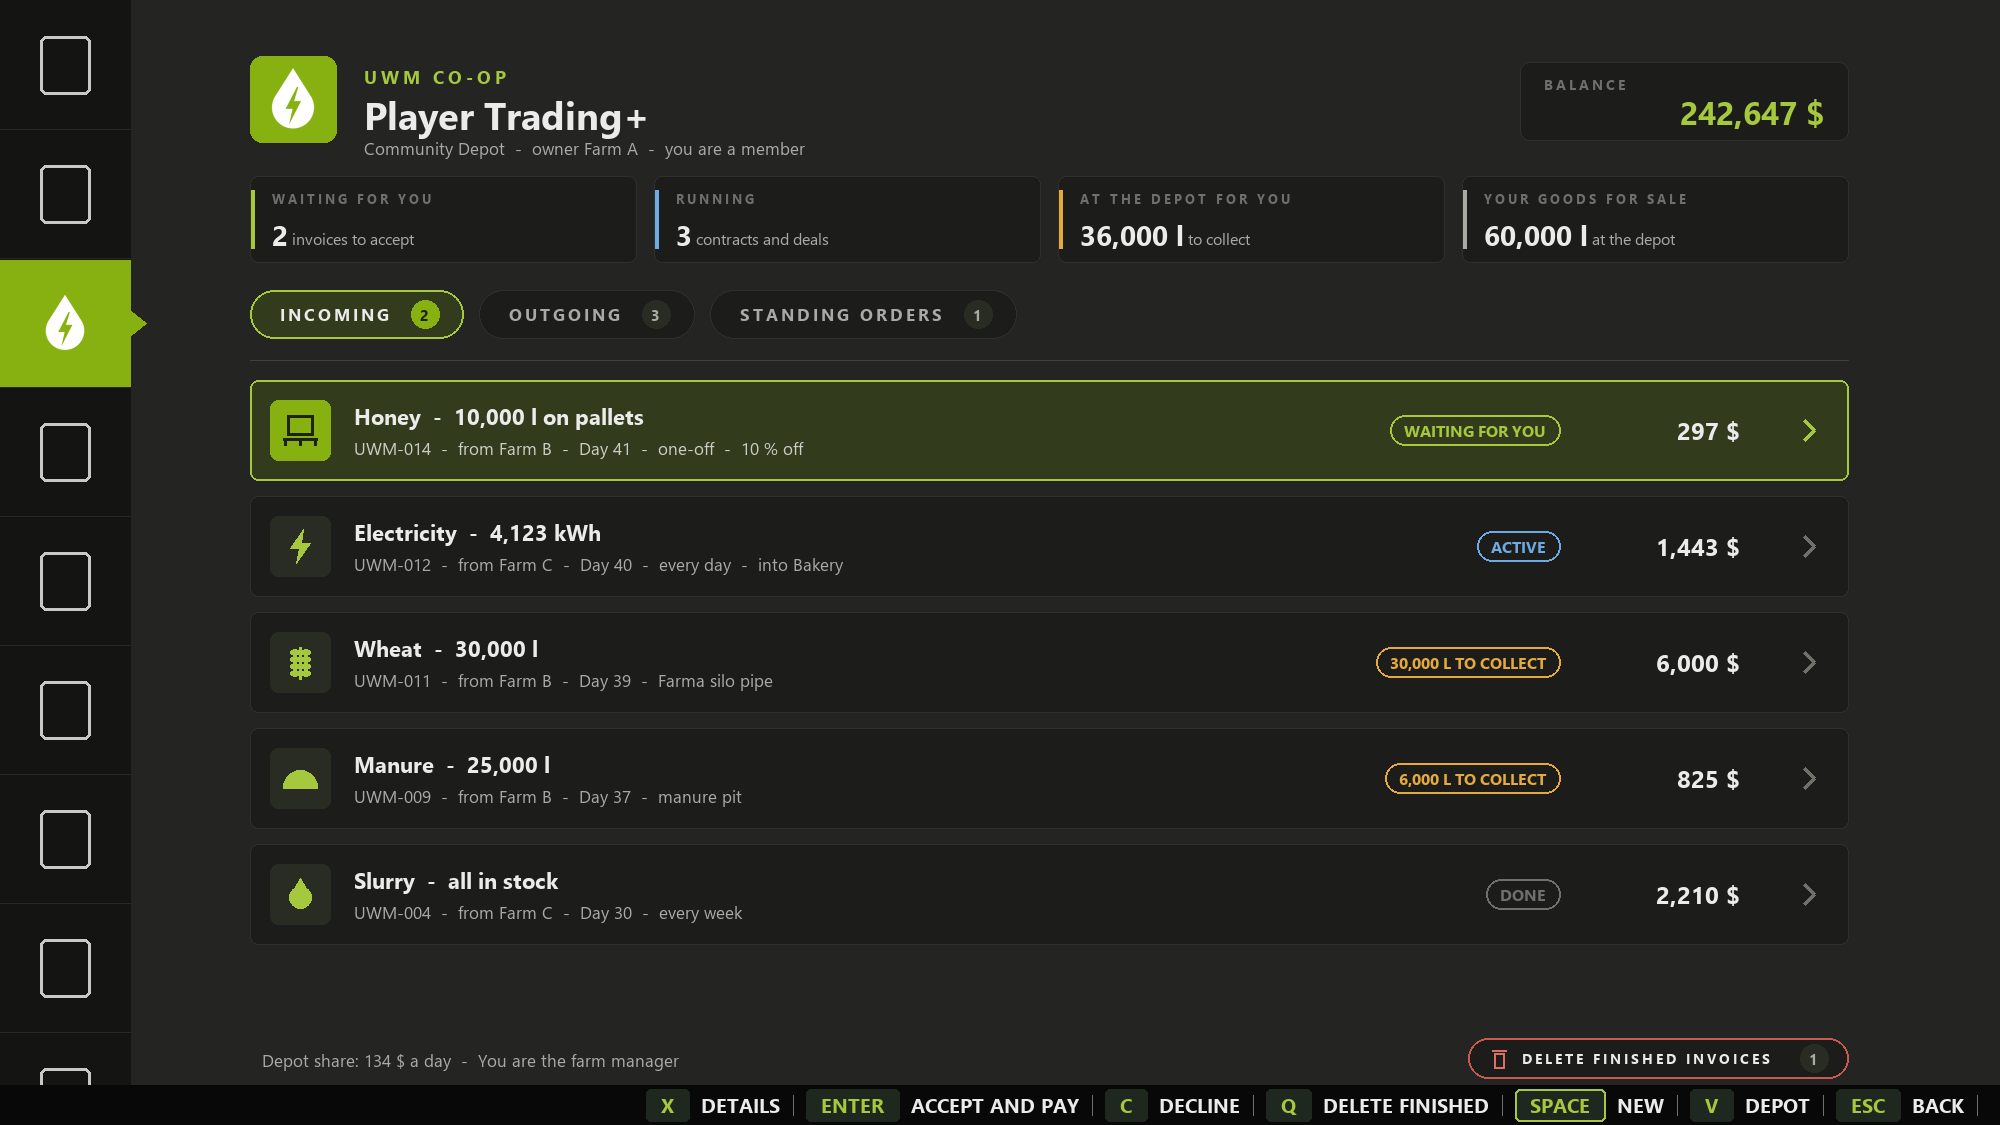

The Python source for this figure:
"""Name preview v1 (= menu v6 with the new name Player Trading+, 2026-11-03) of the Utilities page (ESC menu), rebuilt in the UWM CO-OP theme of invoice_wizard_v6_choice.png:
every invoice is a card like the CO-OP options (icon tile per good, title + detail line, status pill, amount, arrow),
summary cards on top, rounded tab buttons. python -I menu_mockup_v4.py <outDir>"""
import sys, os
from PIL import Image, ImageDraw, ImageFont

F = "C:/Windows/Fonts/"
HERE = os.path.dirname(os.path.abspath(__file__))
def font(sz, bold=False):
    return ImageFont.truetype(F + ("segoeuib.ttf" if bold else "segoeui.ttf"), sz)
def sym(sz):
    return ImageFont.truetype(F + "seguisym.ttf", sz)

W, H = 2000, 1125
BG = (36, 37, 35); CARD = (28, 29, 27); SIDE = (20, 21, 19); BAR = (8, 8, 8); TILE = (40, 44, 34)
GREEN = (134, 177, 17); GREEN_L = (166, 200, 60); TINT = (50, 60, 28)
WHITE = (235, 235, 235); GREY = (170, 170, 165); DIM = (110, 112, 105); LINE = (62, 64, 58); EDGE = (46, 48, 43)
ORANGE = (230, 170, 60); BLUE = (110, 170, 230)

def spaced(d, xy, text, fnt, fill, spacing=3, anchor="l"):
    x, y = xy
    total = sum(d.textlength(c, font=fnt) + spacing for c in text) - spacing
    if anchor == "m":
        x -= total / 2
    elif anchor == "r":
        x -= total
    for c in text:
        d.text((x, y), c, font=fnt, fill=fill, anchor="lm")
        x += d.textlength(c, font=fnt) + spacing
    return total

# goods icons (line style, as the CO-OP option icons)
def ic_slurry(d, cx, cy, c):
    d.polygon([(cx, cy - 16), (cx - 11, cy + 2), (cx + 11, cy + 2)], fill=c)
    d.ellipse([cx - 11, cy - 8, cx + 11, cy + 14], fill=c)
def ic_manure(d, cx, cy, c):
    d.pieslice([cx - 17, cy - 8, cx + 17, cy + 26], 180, 360, fill=c)
    d.line([cx - 17, cy + 9, cx + 17, cy + 9], fill=c, width=3)
def ic_power(d, cx, cy, c):
    d.polygon([(cx + 3, cy - 17), (cx - 10, cy + 2), (cx - 1, cy + 2), (cx - 4, cy + 17), (cx + 10, cy - 3), (cx + 1, cy - 3)], fill=c)
def ic_bulk(d, cx, cy, c):                       # a grain ear
    d.line([cx, cy + 17, cx, cy - 15], fill=c, width=3)
    for k in range(4):
        y = cy - 10 + k * 7
        d.ellipse([cx - 10, y - 3, cx - 1, y + 3], fill=c)
        d.ellipse([cx + 1, y - 3, cx + 10, y + 3], fill=c)
def ic_pallet(d, cx, cy, c):                     # a box on a pallet
    d.rectangle([cx - 13, cy - 15, cx + 13, cy + 5], outline=c, width=3)
    d.line([cx - 17, cy + 9, cx + 17, cy + 9], fill=c, width=3)
    for x in (cx - 15, cx, cx + 15):
        d.line([x, cy + 9, x, cy + 15], fill=c, width=3)
ICONS = {"slurry": ic_slurry, "manure": ic_manure, "power": ic_power, "bulk": ic_bulk, "pallet": ic_pallet}

def pill(d, xr, y, text, col):
    f = font(16, True)
    tw = d.textlength(text, font=f)
    d.rounded_rectangle([xr - tw - 28, y - 15, xr, y + 15], 15, outline=col, width=2)
    d.text((xr - 14, y), text, font=f, fill=col, anchor="rm")

def page(path):
    im = Image.new("RGB", (W, H), BG); d = ImageDraw.Draw(im)
    icon = Image.open(os.path.join(HERE, "uwm_tabIcon_v1.png")).convert("RGBA")

    # the game's ESC tab column, ours selected
    d.rectangle([0, 0, 130, H], fill=SIDE)
    for i in range(9):
        y = 2 + i * 129
        if i == 2:
            d.rectangle([0, y, 130, y + 126], fill=GREEN)
            d.polygon([(130, y + 50), (146, y + 63), (130, y + 76)], fill=GREEN)
            small = icon.resize((64, 64), Image.LANCZOS)
            im.paste(small, (33, y + 31), small)
        else:
            d.rounded_rectangle([40, y + 34, 90, y + 92], 6, outline=(200, 200, 200), width=3)
        d.line([0, y + 127, 130, y + 127], fill=(40, 41, 38))

    # header
    big = icon.resize((70, 70), Image.LANCZOS)
    d.rounded_rectangle([250, 56, 336, 142], 12, fill=GREEN)
    im.paste(big, (258, 64), big)
    spaced(d, (364, 76), "UWM CO-OP", font(18, True), GREEN_L, 4)
    d.text((364, 114), "Player Trading+", font=font(38, True), fill=WHITE, anchor="lm")
    d.text((364, 148), "Community Depot  -  owner Farm A  -  you are a member", font=font(17), fill=GREY, anchor="lm")
    d.rounded_rectangle([1520, 62, 1848, 140], 10, fill=CARD, outline=EDGE)
    spaced(d, (1544, 84), "BALANCE", font(14, True), DIM, 3)
    d.text((1824, 112), "242,647 $", font=font(32, True), fill=GREEN_L, anchor="rm")

    # summary cards (what needs you, what's running, what waits at the depot)
    sums = [("WAITING FOR YOU", "2", "invoices to accept", GREEN_L), ("RUNNING", "3", "contracts and deals", BLUE),
            ("AT THE DEPOT FOR YOU", "36,000 l", "to collect", ORANGE), ("YOUR GOODS FOR SALE", "60,000 l", "at the depot", GREY)]
    sw = (1848 - 250 - 3 * 18) / 4
    for i, (t, v, sub, col) in enumerate(sums):
        x0 = 250 + i * (sw + 18)
        d.rounded_rectangle([x0, 176, x0 + sw, 262], 8, fill=CARD, outline=EDGE)
        d.rectangle([x0 + 1, 190, x0 + 4, 248], fill=col)
        spaced(d, (x0 + 22, 198), t, font(13, True), DIM, 3)
        d.text((x0 + 22, 234), v, font=font(28, True), fill=WHITE, anchor="lm")
        d.text((x0 + 26 + d.textlength(v, font=font(28, True)), 238), sub, font=font(16), fill=GREY, anchor="lm")

    # tabs (rounded buttons), with counts
    tabs = [("INCOMING", "2"), ("OUTGOING", "3"), ("STANDING ORDERS", "1")]
    x = 250
    for i, (t, n) in enumerate(tabs):
        tw = spaced(ImageDraw.Draw(Image.new("RGB", (1, 1))), (0, 0), t, font(17, True), WHITE, 3)
        bw = tw + 104
        sel = i == 0
        d.rounded_rectangle([x, 290, x + bw, 338], 24, fill=TINT if sel else CARD, outline=GREEN_L if sel else EDGE, width=2 if sel else 1)
        spaced(d, (x + 30, 314), t, font(17, True), WHITE if sel else GREY, 3)
        d.ellipse([x + bw - 52, 300, x + bw - 24, 328], fill=GREEN if sel else TILE)
        d.text((x + bw - 38, 314), n, font=font(15, True), fill=(28, 34, 12) if sel else GREY, anchor="mm")
        x += bw + 16
    d.line([250, 360, 1848, 360], fill=LINE)

    # invoice cards (as the CO-OP options)
    rows = [
        ("pallet", "Honey  -  10,000 l on pallets", "UWM-014  -  from Farm B  -  Day 41  -  one-off  -  10 % off", ("WAITING FOR YOU", GREEN_L), "297 $"),
        ("power", "Electricity  -  4,123 kWh", "UWM-012  -  from Farm C  -  Day 40  -  every day  -  into Bakery", ("ACTIVE", BLUE), "1,443 $"),
        ("bulk", "Wheat  -  30,000 l", "UWM-011  -  from Farm B  -  Day 39  -  Farma silo pipe", ("30,000 L TO COLLECT", ORANGE), "6,000 $"),
        ("manure", "Manure  -  25,000 l", "UWM-009  -  from Farm B  -  Day 37  -  manure pit", ("6,000 L TO COLLECT", ORANGE), "825 $"),
        ("slurry", "Slurry  -  all in stock", "UWM-004  -  from Farm C  -  Day 30  -  every week", ("DONE", DIM), "2,210 $"),
    ]
    for i, (ic, title, sub, (status, scol), amount) in enumerate(rows):
        y = 380 + i * 116
        sel = i == 0
        x0, x1 = 250, 1848
        d.rounded_rectangle([x0, y, x1, y + 100], 8, fill=TINT if sel else CARD, outline=GREEN_L if sel else EDGE, width=2 if sel else 1)
        d.rounded_rectangle([x0 + 20, y + 20, x0 + 80, y + 80], 8, fill=GREEN if sel else TILE)
        ICONS[ic](d, x0 + 50, y + 50, (28, 34, 12) if sel else GREEN_L)
        d.text((x0 + 104, y + 36), title, font=font(22, True), fill=WHITE, anchor="lm")
        d.text((x0 + 104, y + 68), sub, font=font(17), fill=(205, 205, 200) if sel else GREY, anchor="lm")
        pill(d, 1560, y + 50, status, scol)
        d.text((1740, y + 50), amount, font=font(24, True), fill=WHITE, anchor="rm")
        ax = x1 - 38
        d.line([ax - 6, y + 40, ax + 4, y + 50, ax - 6, y + 60], fill=GREEN_L if sel else DIM, width=3)

    # footer
    bx1, bx0 = 1848, 1848 - 380
    d.rounded_rectangle([bx0, 1038, bx1, 1078], 20, fill=CARD, outline=(200, 90, 80), width=2)
    tx = bx0 + 24
    d.line([tx, 1050, tx + 14, 1050], fill=(220, 110, 100), width=2)
    d.rectangle([tx + 2, 1053, tx + 12, 1068], outline=(220, 110, 100), width=2)
    spaced(d, (tx + 30, 1058), "DELETE FINISHED INVOICES", font(14, True), WHITE, 3)
    d.ellipse([bx1 - 48, 1044, bx1 - 20, 1072], fill=TILE)
    d.text((bx1 - 34, 1058), "1", font=font(15, True), fill=GREY, anchor="mm")
    d.text((262, 1060), "Depot share: 134 $ a day  -  You are the farm manager", font=font(17), fill=GREY, anchor="lm")

    # key bar
    d.rectangle([0, 1085, W, H], fill=BAR)
    keys = [("X", "DETAILS"), ("ENTER", "ACCEPT AND PAY"), ("C", "DECLINE"), ("Q", "DELETE FINISHED"), ("SPACE", "NEW"), ("V", "DEPOT"), ("ESC", "BACK")]
    widths = [d.textlength(k, font=font(20, True)) + 30 + 12 + d.textlength(l, font=font(20, True)) + 26 for k, l in keys]
    x = W - sum(widths) - 10
    for (k, l), wdt in zip(keys, widths):
        kw = d.textlength(k, font=font(20, True)) + 30
        d.rounded_rectangle([x, 1089, x + kw, 1121], 5, fill=(30, 40, 30), outline=GREEN_L if k == "SPACE" else None, width=2)
        d.text((x + kw / 2, 1105), k, font=font(20, True), fill=GREEN_L, anchor="mm")
        d.text((x + kw + 12, 1105), l, font=font(20, True), fill=WHITE, anchor="lm")
        x += wdt
        d.line([x - 13, 1095, x - 13, 1115], fill=DIM)
    im.save(path)

page(os.path.join(sys.argv[1], "name_player_trading_v1.png"))
